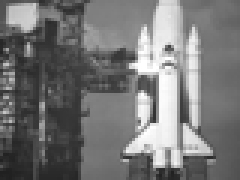
#> input picture prj1/imagens/shuttle_80x60.tif, 80 x 60 px, found by its file name (shown 3 times larger)
$ python p_simulacao2pam.py
#> lines starting #> are read from the running program, lines starting #| are printed output that depends on the picture; long printed decimals are rounded
import numpy as np
from matplotlib import pyplot as plt
from scipy import signal
from scipy.spatial.distance import cdist

def decide(msg, constel):
    XA = np.column_stack((msg.real, msg.imag))
    XB = np.column_stack((constel.real, constel.imag))
    distcs = cdist(XA, XB, metric ='euclidean')
    return constel[np.argmin(distcs, axis=1)]

##Parâmetros do filtro
k = 10
alpha = 0.5
Fs = 1000
Ts = k/Fs
l = 25

x = np.pi*np.linspace(-l*Ts/2, l*Ts/2, l*k)/Ts

filtro = (1/Ts)*(np.sin(x*(1-alpha)) + 4*alpha*(x/np.pi)*np.cos(x*(1+alpha)))
filtro[x == 0] = (1/Ts)*(1+alpha*(4/np.pi - 1))
filtro[x != 0] /= x[x != 0]*(1-(4*alpha*(x[x != 0]/np.pi))**2)

filtro /= np.sqrt(2*np.sum(filtro**2))

#Processamento do sinal de entrada
imopen = plt.imread('./imagens/shuttle_80x60.tif')
#> imopen is the input picture: shape (60, 80); min 32, max 255, mean 117.7
imagem = np.reshape(imopen, -1)
#> imagem = 4800 values, max 255 at index 1407, min 32 at index 4560, mean 117.7

imagem_bits = np.zeros(len(imagem)*8)

for i in range(len(imagem)):
    for j in range(8):
        aux = format(imagem[i], '08b')
        imagem_bits[8*i+j] = int(aux[j])

imagem_pam = np.zeros(len(imagem_bits)//2)
#> imagem_pam = 19200 values from 0 to 0

constelacao_4pam = np.asarray([-3, -1, 1, 3])

for i in range(len(imagem_bits)//2):
    simbolo = int(imagem_bits[2*i]*2 + imagem_bits[2*i+1])
    imagem_pam[i] = constelacao_4pam[simbolo]
#> this loop made 19200 passes
#> simbolo on passes 1 to 3: 1, 1, 0
#> after the loop, imagem_pam = 19200 values, max 3 at index 7, min -3 at index 2, mean 0.0146

x_ups = np.zeros(len(imagem_pam)*k)
x_ups[::k] = imagem_pam

fig, ax = plt.subplots(2, 1)
ax[0].stem(x_ups[:100])
ax[0].grid()
ax[0].set_xlabel('n')

x_h = np.convolve(x_ups, filtro)

ax[1].plot(x_h[l*k//2 - 10: 10*k + l*k//2])
ax[1].grid()
ax[1].set_xlabel('n')
plt.show()
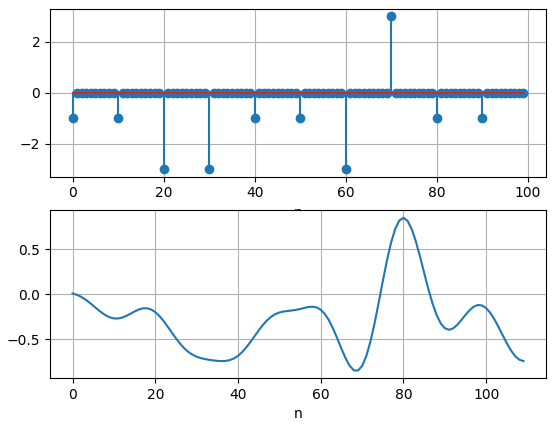
#> figure drawn by matplotlib, 2 panels; panel 1: curve peaks at x = 70, y = 3; panel 2: curve peaks at x = 80, y = 0.851


plt.plot(np.linspace(-0.5, 0.5, len(x_h)), np.fft.fftshift(np.abs(np.fft.fft(x_h))))
plt.grid()
plt.xlabel('k')
plt.show()
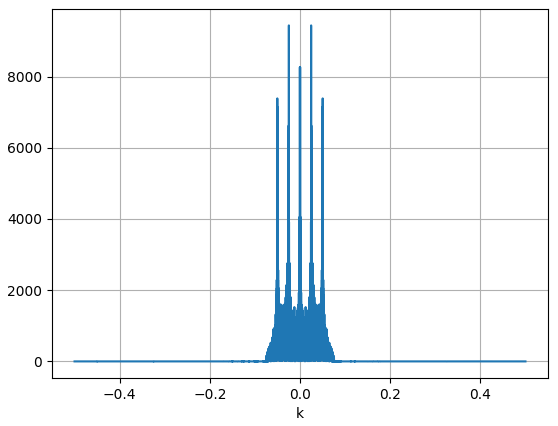
#> figure drawn by matplotlib, 1 panel; curve peaks at x = -0.0247, y = 9436.2

#Passagem pelo canal
fc = (1/Ts)*(1+alpha)/2
b, a = signal.butter(10, 2*fc/Fs)

sinal_rx = signal.filtfilt(b, a, x_h)

#Recepção

x_casado = np.convolve(sinal_rx, np.flip(filtro))
x_dwnsp = x_casado[l*k -1: l*k-1 + len(imagem_pam)*k:k]
#> x_dwnsp = 19200 values, max 1.51 at index 14181, min -1.51 at index 4188, mean 0.00726
x_detec = np.zeros(len(imagem_pam))
#> x_detec = 19200 values from 0 to 0

im_bits_r = np.zeros(2*len(imagem_pam))
for i in range(len(imagem_pam)):
    x_detec[i] = int(decide(x_dwnsp[i], constelacao_4pam)[0])
    simb_norm = (x_detec[i] + 3)//2
    im_bits_r[2*i] = simb_norm//2
    im_bits_r[2*i + 1] = simb_norm % 2
#> this loop made 19200 passes
#> (XA in decide, distcs in decide, simb_norm) on passes 1 to 3: ([[-0.5, 0]], [[2.5, 0.5, 1.5, 3.5]], 1), ([[-0.497, 0]], [[2.5, 0.503, 1.5, 3.5]], 1), ([[-1.49, 0]], [[1.51, 0.495, 2.49, 4.49]], 1)
#> after the loop, x_detec = 19200 values, max 1 at index 7, min -1 at index 0, mean -0.0456


print(np.sum(x_detec!=imagem_pam)/len(imagem_pam))
#| 0.4838
print(np.sum(im_bits_r!=imagem_bits)/len(im_bits_r))
#| 0.2419

imagem_r = np.zeros(len(imagem))
#> imagem_r = 4800 values from 0 to 0

for i in range(0, len(imagem)):
    byte = im_bits_r[8*i: 8*(i+1)]
    byte_str = ""
    for j in range(8):
        byte_str += str(byte[j])[0]
    imagem_r[i] = int(byte_str, 2)
#> this loop made 4800 passes
#> byte on passes 1 to 3: [0, 1, 0, 1, 0, 1, 0, 1], [0, 1, 0, 1, 0, 1, 1, 0], [0, 1, 0, 1, 0, 1, 0, 1]
#> after the loop, imagem_r = 4800 values, max 170 at index 139, min 85 at index 0, mean 116.8

imagem_r = np.reshape(imagem_r, np.shape(imopen))
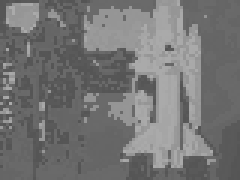
#> imagem_r: shape (60, 80) float64 (shown 3 times larger); min 85, max 170, mean 116.8

fig, ax = plt.subplots(1,2)
ax[0].imshow(imopen, cmap = 'gray')
ax[1].imshow(imagem_r, cmap = 'gray')
plt.show()
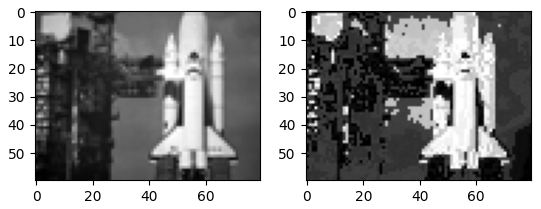
#> figure drawn by matplotlib, 2 panels


########diagrama de olho
sig = x_casado[l*k - 1:l*k-1+(len(imagem_pam))*k]

fig, ax = plt.subplots()
for i in range(200):
    #ax.plot(np.linspace(-Ts/2, Ts/2, k*l), sig[i*k:(i+2)*k], 'k')
    ax.plot(np.linspace(-Ts/2, Ts/2, 2*k + 1), sig[i*k:(i+2)*k+1], 'k')

ax.set_box_aspect(1)
ax.set_xlabel('t')
plt.grid()
plt.show()
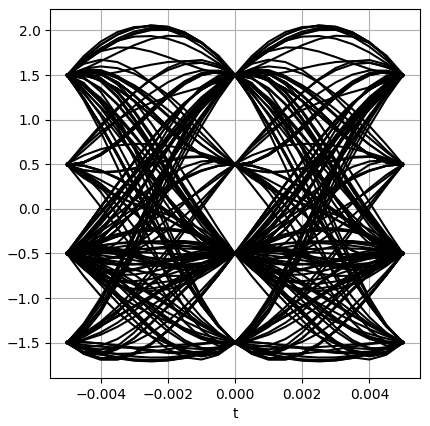
#> figure drawn by matplotlib, 1 panel; curve peaks at x = -0.0015, y = -0.417; curve peaks at x = -0.005, y = -0.497; curve peaks at x = 0.005, y = -0.501
